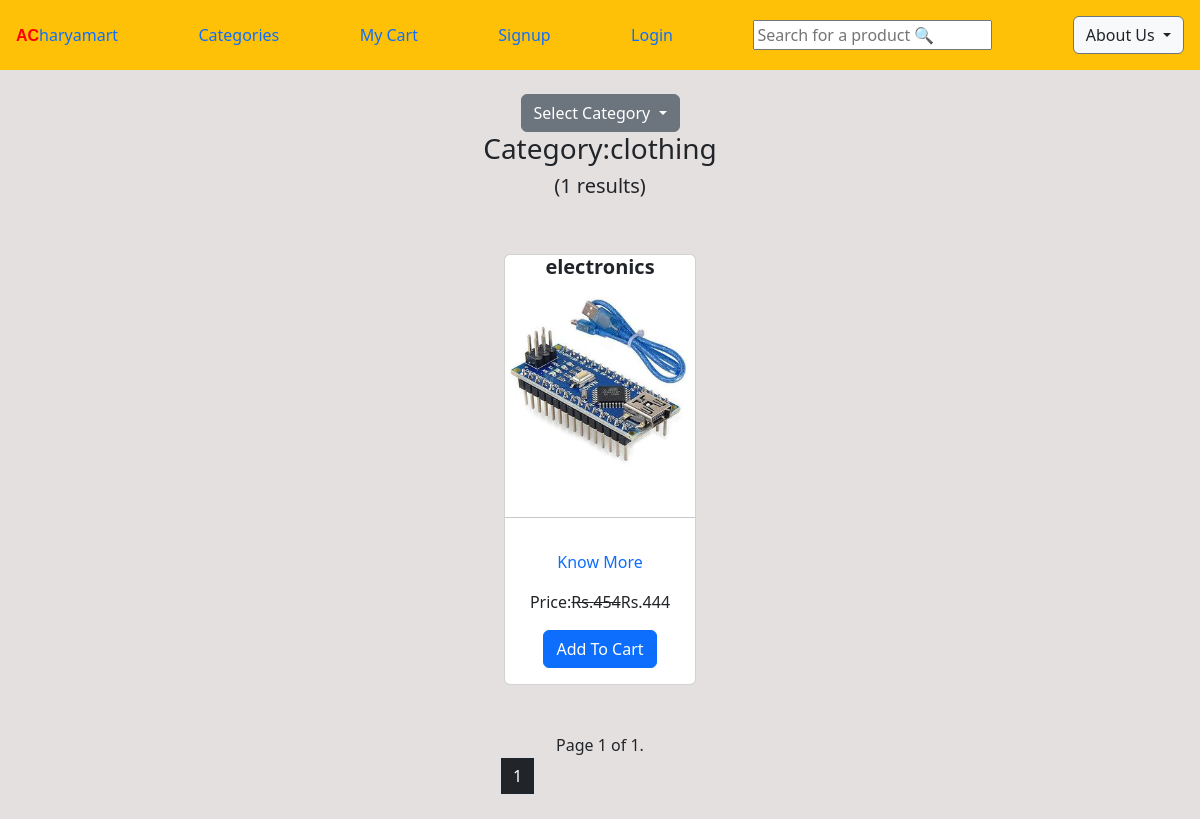
/allproducts/2, run on an earlier commit of the app's database.
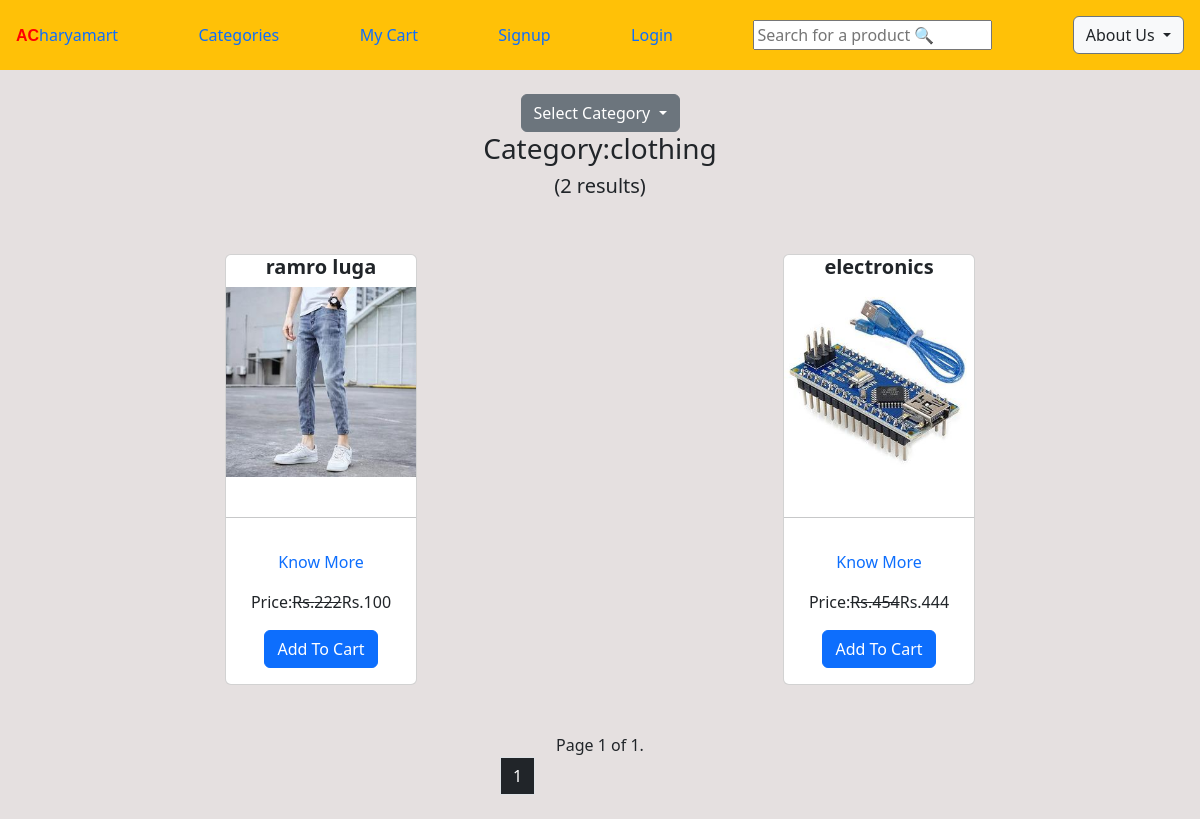
And on a later commit of the database.
### ecomapp/models.py (models this page shows, shortened)
class Category(models.Model):
    title=models.CharField(max_length=200)
    slug=models.SlugField(unique=True)
    def __str__(self):
        return self.title

class Product(models.Model):
    title=models.CharField(max_length=100)
    slug=models.SlugField(unique=True)
    category=models.ForeignKey(Category,on_delete=models.CASCADE)
    image=ResizedImageField(size=[500, 300],upload_to='products')
    marked_price=models.PositiveBigIntegerField()
    selling_price=models.PositiveBigIntegerField()
    description=models.TextField()
    warranty=models.CharField(max_length=300,null=True,blank=True)
    return_policy=models.CharField(max_length=300,null=True,blank=True)
    view_count=models.PositiveBigIntegerField(default=0)

### ecomapp/views.py (the view)
# urls.py: path("allproducts/<int:category>",AllProductView.as_view(),name="allproducts"),
class AllProductView(EcomMixin,TemplateView):
    template_name="categoryproducts.html"
    def get_context_data(self,**kwargs):
        context=super().get_context_data(**kwargs)
        category_id = self.kwargs.get('category')
        category=Category.objects.get(id=category_id)
        products=Product.objects.filter(category=category).order_by("-id")
        context["categories"]=Category.objects.all()
        context["category"]=category
        paginator=Paginator(products,2)
        page_number=self.request.GET.get('page')
        prod_list=paginator.get_page(page_number)
        context["prod_list"]=prod_list
        context["products"]=prod_list
        context["no"]=len(context["products"])
        return context

### ecomapp/views.py (called while the page is built)
    def dispatch(self, request, *args, **kwargs):
        cart_id = request.session.get("cart_id")
        if cart_id:
            cart_obj = Cart.objects.get(id=cart_id)
            if request.user.is_authenticated and request.user.customer:
                cart_obj.customer = request.user.customer
                cart_obj.save()
        return super().dispatch(request, *args, **kwargs)

### Templates/categoryproducts.html (shortened to what this page needs)
{% extends "base.html" %}
{% block content %}
<body>
    <div class="container">
        <br>
        <div class="dropdown text-center">
            <button class="btn btn-secondary dropdown-toggle" type="button" id="dropdownMenuButton" data-toggle="dropdown" aria-haspopup="true" aria-expanded="false">
              Select Category
            </button>
            {% if no %}
            <h3>Category:{{category}}</h3>
            <h5>({{no}} results)</h5>
            {% endif %}
          </div>
        <div class="d-flex justify-content-around  flex-wrap">
            {% for product in products %}
            <div class="card mt-5" style="width: 12rem;">
                <h5 class="card-title text-center"><strong>{{product.title}}</strong></h5>
                <img src="{{product.image.url}}" class="img-fluid"></img><br>
                <hr>
                <div class="card-body text-center">
                    <p><a href="{% url 'ecomapp:productinfo' product.id %}">Know More</a></p>
                    <p>Price:<strike>Rs.{{product.marked_price}}</strike>Rs.{{product.selling_price}}</p>
                    <a class="btn btn-primary" href="{% url 'ecomapp:addtocart' product.id %}">Add To Cart</a>
                </div>
            </div>
            {% endfor %}
        </div>
    </div>
    <div class="text-center mt-5 ">
        <span class="current text-center">
          Page {{ prod_list.number }} of {{ prod_list.paginator.num_pages }}.
      </span>
        <div class="pagination  mx-auto mb-4" style="width: 200px;">
              <span class="current ">
                <li class="page-item page-link bg-dark text-white">{{ products.number }}</a></li>
              </span>
      </div>
      </div>
</body>
{% endblock %}

### Templates/base.html (shortened to what this page needs)
<!DOCTYPE html>
<html lang="en">
<head>
    <link href="https://cdn.jsdelivr.net/npm/bootstrap@5.3.0-alpha1/dist/css/bootstrap.min.css" rel="stylesheet">
</head>
<body>
      <nav class="navbar navbar-collapse navbar-dark bg-warning p-3">
        <a href="{% url 'ecomapp:home' %}"><strong style="color:red; font-family:Impact, Haettenschweiler, 'Arial Narrow Bold', sans-serif">AC</strong><span>haryamart</span></a>
        <a href="{% url 'ecomapp:categorical' %}">Categories</a>
        <a href="{% url 'ecomapp:showcart' %}" >My  Cart </a>
        {% if request.user.customer %}
        <p>👤:  <a href="{% url 'ecomapp:profile' %}">{{request.user.customer.full_name}}</a></p>
        <a href="{% url 'ecomapp:signout' %}">Logout</a>
        {% else %}
        <a href="{% url 'ecomapp:signup' %}">Signup</a>
        <a href="{% url 'ecomapp:login' %}">Login</a>
        {% endif %}
          <form method="GET" action="/search">
          <input name="key" type="text"  placeholder="Search for a product 🔍" >
        </form>
        <div class="dropdown ">
          <button class="btn btn-secondary dropdown-toggle bg-light text-dark" type="button" id="dropdownMenuButton" data-toggle="dropdown" aria-haspopup="true" aria-expanded="false">
            About Us
          </button>
        </div>
      </nav>
      {% block content %}
      {% endblock %}
</body>
</html>

### Templates/base.html (style rules this page uses)
a { text-decoration: none; }

### Templates/categoryproducts.html (style rules this page uses)
body { background-color: rgb(229, 224, 224); }

What changed in the data, as far as the page shows it:
added Product: title "ramro luga", image (picture), marked_price "222", selling_price "100"
Also different on the page:
{{ no }}: "1" → "2"
